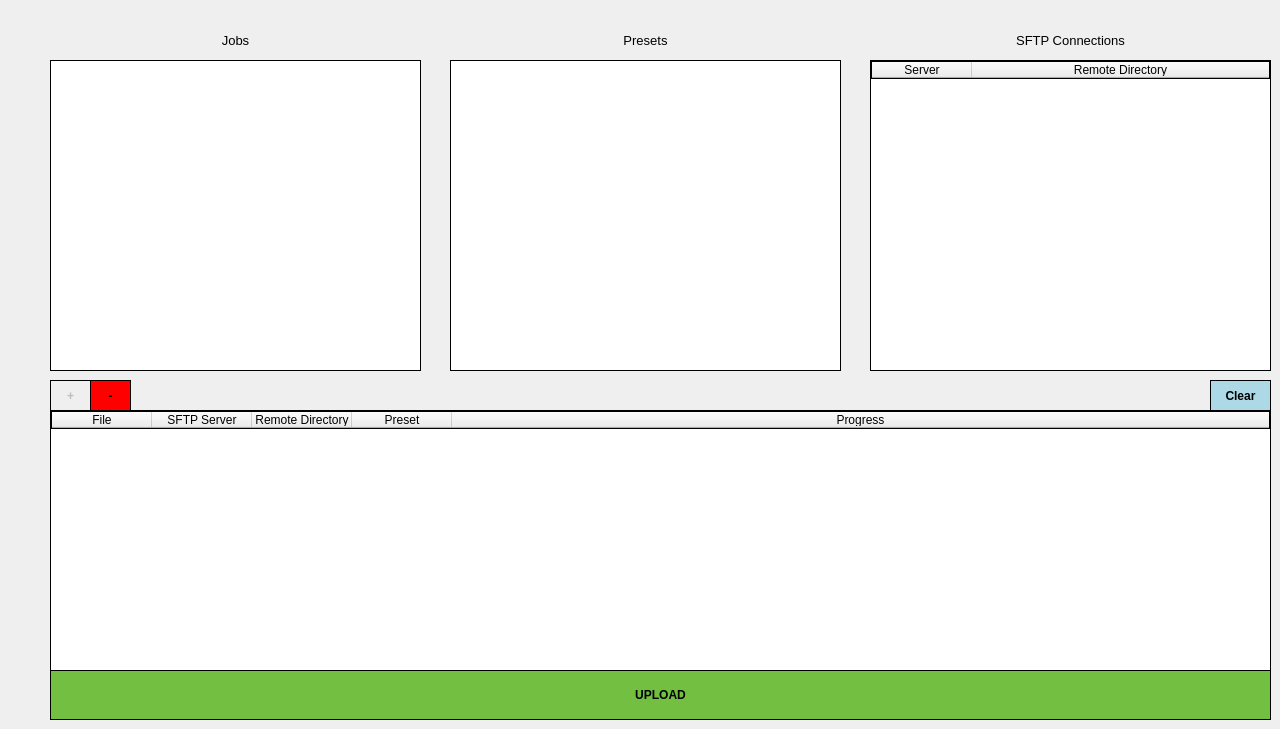
    <widget class="QWidget" name="Home_Page">
     <widget class="QListWidget" name="HomePresets_List">
      <property name="geometry">
       <rect>
        <x>450</x>
        <y>60</y>
        <width>391</width>
        <height>311</height>
       </rect>
      </property>
      <property name="styleSheet">
       <string notr="true">Border: 1px solid black;</string>
      </property>
      <property name="alternatingRowColors">
       <bool>true</bool>
      </property>
      <property name="selectionMode">
       <enum>QAbstractItemView::MultiSelection</enum>
      </property>
     </widget>
     <widget class="QLabel" name="label_2">
      <property name="geometry">
       <rect>
        <x>50</x>
        <y>30</y>
        <width>371</width>
        <height>21</height>
       </rect>
      </property>
      <property name="font">
       <font>
        <family>Segoe UI</family>
        <pointsize>10</pointsize>
       </font>
      </property>
      <property name="text">
       <string>Jobs</string>
      </property>
      <property name="alignment">
       <set>Qt::AlignCenter</set>
      </property>
     </widget>
     <widget class="QLabel" name="label_3">
      <property name="geometry">
       <rect>
        <x>450</x>
        <y>30</y>
        <width>391</width>
        <height>21</height>
       </rect>
      </property>
      <property name="font">
       <font>
        <family>Segoe UI</family>
        <pointsize>10</pointsize>
       </font>
      </property>
      <property name="text">
       <string>Presets</string>
      </property>
      <property name="alignment">
       <set>Qt::AlignCenter</set>
      </property>
     </widget>
     <widget class="QListWidget" name="HomeJobs_List">
      <property name="geometry">
       <rect>
        <x>50</x>
        <y>60</y>
        <width>371</width>
        <height>311</height>
       </rect>
      </property>
      <property name="styleSheet">
       <string notr="true">border: 1px solid black;</string>
      </property>
      <property name="selectionMode">
       <enum>QAbstractItemView::MultiSelection</enum>
      </property>
     </widget>
     <widget class="QTableWidget" name="HomeConnections_Table">
      <property name="geometry">
       <rect>
        <x>870</x>
        <y>60</y>
        <width>401</width>
        <height>311</height>
       </rect>
      </property>
      <property name="styleSheet">
       <string notr="true">border: 1px solid black;</string>
      </property>
      <property name="alternatingRowColors">
       <bool>true</bool>
      </property>
      <property name="selectionMode">
       <enum>QAbstractItemView::SingleSelection</enum>
      </property>
      <property name="selectionBehavior">
       <enum>QAbstractItemView::SelectRows</enum>
      </property>
      <attribute name="horizontalHeaderStretchLastSection">
       <bool>true</bool>
      </attribute>
      <column>
       <property name="text">
        <string>Server</string>
       </property>
      </column>
      <column>
       <property name="text">
        <string>Remote Directory</string>
       </property>
      </column>
     </widget>
     <widget class="QLabel" name="label_19">
      <property name="geometry">
       <rect>
        <x>870</x>
        <y>30</y>
        <width>401</width>
        <height>21</height>
       </rect>
      </property>
      <property name="font">
       <font>
        <family>Segoe UI</family>
        <pointsize>10</pointsize>
       </font>
      </property>
      <property name="text">
       <string>SFTP Connections</string>
      </property>
      <property name="alignment">
       <set>Qt::AlignCenter</set>
      </property>
     </widget>
     <widget class="QTableWidget" name="HomeUpload_Table">
      <property name="geometry">
       <rect>
        <x>50</x>
        <y>410</y>
        <width>1221</width>
        <height>261</height>
       </rect>
      </property>
      <property name="styleSheet">
       <string notr="true">border: 1px solid black;</string>
      </property>
      <property name="alternatingRowColors">
       <bool>true</bool>
      </property>
      <attribute name="horizontalHeaderStretchLastSection">
       <bool>true</bool>
      </attribute>
      <column>
       <property name="text">
        <string>File</string>
       </property>
      </column>
      <column>
       <property name="text">
        <string>SFTP Server</string>
       </property>
      </column>
      <column>
       <property name="text">
        <string>Remote Directory</string>
       </property>
      </column>
      <column>
       <property name="text">
        <string>Preset</string>
       </property>
      </column>
      <column>
       <property name="text">
        <string>Progress</string>
       </property>
      </column>
     </widget>
     <widget class="QPushButton" name="HomeUploadTable_Add_Button">
      <property name="enabled">
       <bool>false</bool>
      </property>
      <property name="geometry">
       <rect>
        <x>50</x>
        <y>380</y>
        <width>41</width>
        <height>31</height>
       </rect>
      </property>
      <property name="font">
       <font>
        <weight>75</weight>
        <bold>true</bold>
       </font>
      </property>
      <property name="cursor">
       <cursorShape>PointingHandCursor</cursorShape>
      </property>
      <property name="styleSheet">
       <string notr="true">Border: 1px solid black;</string>
      </property>
      <property name="text">
       <string>+</string>
      </property>
     </widget>
     <widget class="QPushButton" name="HomeUploadTable_Remove_Button">
      <property name="geometry">
       <rect>
        <x>90</x>
        <y>380</y>
        <width>41</width>
        <height>31</height>
       </rect>
      </property>
      <property name="font">
       <font>
        <weight>75</weight>
        <bold>true</bold>
       </font>
      </property>
      <property name="cursor">
       <cursorShape>PointingHandCursor</cursorShape>
      </property>
      <property name="styleSheet">
       <string notr="true">Border: 1px solid black;
Background-Color: red;</string>
      </property>
      <property name="text">
       <string>-</string>
      </property>
     </widget>
     <widget class="QPushButton" name="HomeUploadTable_Clear_Button">
      <property name="geometry">
       <rect>
        <x>1210</x>
        <y>380</y>
        <width>61</width>
        <height>31</height>
       </rect>
      </property>
      <property name="font">
       <font>
        <weight>75</weight>
        <bold>true</bold>
       </font>
      </property>
      <property name="cursor">
       <cursorShape>PointingHandCursor</cursorShape>
      </property>
      <property name="styleSheet">
       <string notr="true">Border: 1px solid black;
Background-Color: lightblue;</string>
      </property>
      <property name="text">
       <string>Clear</string>
      </property>
     </widget>
     <widget class="QPushButton" name="HomeUploadTable_Upload_Button">
      <property name="geometry">
       <rect>
        <x>50</x>
        <y>670</y>
        <width>1221</width>
        <height>50</height>
       </rect>
      </property>
      <property name="font">
       <font>
        <family>Segoe UI</family>
        <weight>75</weight>
        <bold>true</bold>
       </font>
      </property>
      <property name="styleSheet">
       <string notr="true">Border: 1px solid black;
Background-color: #73BF41;</string>
      </property>
      <property name="text">
       <string>UPLOAD</string>
      </property>
      <property name="icon">
       <iconset>
        <normaloff>../assets/images/upload.png</normaloff>../assets/images/upload.png</iconset>
      </property>
     </widget>
    </widget>
